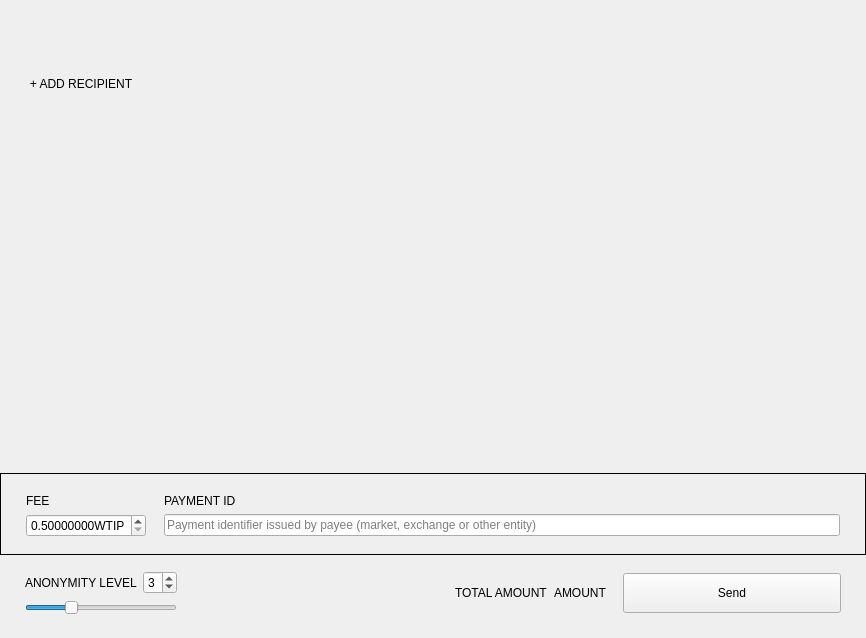
<?xml version="1.0" encoding="UTF-8"?>
<ui version="4.0">
 <class>SendFrame</class>
 <widget class="QFrame" name="SendFrame">
  <property name="geometry">
   <rect>
    <x>0</x>
    <y>0</y>
    <width>866</width>
    <height>638</height>
   </rect>
  </property>
  <property name="windowTitle">
   <string>Frame</string>
  </property>
  <property name="frameShape">
   <enum>QFrame::NoFrame</enum>
  </property>
  <property name="frameShadow">
   <enum>QFrame::Raised</enum>
  </property>
  <layout class="QVBoxLayout" name="verticalLayout">
   <property name="spacing">
    <number>5</number>
   </property>
   <property name="sizeConstraint">
    <enum>QLayout::SetDefaultConstraint</enum>
   </property>
   <property name="leftMargin">
    <number>0</number>
   </property>
   <property name="topMargin">
    <number>0</number>
   </property>
   <property name="rightMargin">
    <number>0</number>
   </property>
   <property name="bottomMargin">
    <number>0</number>
   </property>
   <item>
    <widget class="WalletGui::ResizableScrollArea" name="m_sendScrollarea">
     <property name="enabled">
      <bool>true</bool>
     </property>
     <property name="sizePolicy">
      <sizepolicy hsizetype="MinimumExpanding" vsizetype="Preferred">
       <horstretch>0</horstretch>
       <verstretch>0</verstretch>
      </sizepolicy>
     </property>
     <property name="autoFillBackground">
      <bool>false</bool>
     </property>
     <property name="styleSheet">
      <string notr="true"/>
     </property>
     <property name="frameShape">
      <enum>QFrame::NoFrame</enum>
     </property>
     <property name="sizeAdjustPolicy">
      <enum>QAbstractScrollArea::AdjustToContents</enum>
     </property>
     <property name="widgetResizable">
      <bool>true</bool>
     </property>
     <widget class="QWidget" name="scrollAreaWidgetContents">
      <property name="geometry">
       <rect>
        <x>0</x>
        <y>0</y>
        <width>866</width>
        <height>68</height>
       </rect>
      </property>
      <property name="sizePolicy">
       <sizepolicy hsizetype="Preferred" vsizetype="Preferred">
        <horstretch>0</horstretch>
        <verstretch>0</verstretch>
       </sizepolicy>
      </property>
      <property name="styleSheet">
       <string notr="true"/>
      </property>
      <layout class="QVBoxLayout" name="m_transfersLayout">
       <property name="spacing">
        <number>0</number>
       </property>
       <property name="sizeConstraint">
        <enum>QLayout::SetNoConstraint</enum>
       </property>
       <property name="leftMargin">
        <number>0</number>
       </property>
       <property name="topMargin">
        <number>0</number>
       </property>
       <property name="rightMargin">
        <number>0</number>
       </property>
       <property name="bottomMargin">
        <number>0</number>
       </property>
      </layout>
     </widget>
    </widget>
   </item>
   <item>
    <layout class="QHBoxLayout" name="horizontalLayout_2">
     <property name="spacing">
      <number>0</number>
     </property>
     <item>
      <spacer name="horizontalSpacer_3">
       <property name="orientation">
        <enum>Qt::Horizontal</enum>
       </property>
       <property name="sizeType">
        <enum>QSizePolicy::Fixed</enum>
       </property>
       <property name="sizeHint" stdset="0">
        <size>
         <width>25</width>
         <height>20</height>
        </size>
       </property>
      </spacer>
     </item>
     <item>
      <widget class="WalletGui::WalletNormalLinkLikeButton" name="m_addRecipientButton">
       <property name="cursor">
        <cursorShape>PointingHandCursor</cursorShape>
       </property>
       <property name="focusPolicy">
        <enum>Qt::NoFocus</enum>
       </property>
       <property name="text">
        <string>+ ADD RECIPIENT</string>
       </property>
       <property name="flat">
        <bool>true</bool>
       </property>
      </widget>
     </item>
     <item>
      <spacer name="horizontalSpacer_2">
       <property name="orientation">
        <enum>Qt::Horizontal</enum>
       </property>
       <property name="sizeHint" stdset="0">
        <size>
         <width>478</width>
         <height>17</height>
        </size>
       </property>
      </spacer>
     </item>
    </layout>
   </item>
   <item>
    <spacer name="verticalSpacer_2">
     <property name="orientation">
      <enum>Qt::Vertical</enum>
     </property>
     <property name="sizeType">
      <enum>QSizePolicy::MinimumExpanding</enum>
     </property>
     <property name="sizeHint" stdset="0">
      <size>
       <width>20</width>
       <height>20</height>
      </size>
     </property>
    </spacer>
   </item>
   <item>
    <widget class="QFrame" name="m_sendFeeFrame">
     <property name="frameShape">
      <enum>QFrame::Box</enum>
     </property>
     <property name="frameShadow">
      <enum>QFrame::Plain</enum>
     </property>
     <layout class="QGridLayout" name="gridLayout_2">
      <property name="leftMargin">
       <number>25</number>
      </property>
      <property name="topMargin">
       <number>20</number>
      </property>
      <property name="rightMargin">
       <number>25</number>
      </property>
      <property name="bottomMargin">
       <number>17</number>
      </property>
      <property name="horizontalSpacing">
       <number>18</number>
      </property>
      <item row="0" column="0">
       <widget class="WalletGui::WalletNormalGrayTextLabel" name="label_3">
        <property name="text">
         <string>FEE</string>
        </property>
       </widget>
      </item>
      <item row="0" column="1">
       <widget class="WalletGui::WalletNormalGrayTextLabel" name="m_paymentIdTextLabel">
        <property name="text">
         <string>PAYMENT ID</string>
        </property>
       </widget>
      </item>
      <item row="1" column="0">
       <widget class="QDoubleSpinBox" name="m_feeSpin">
        <property name="buttonSymbols">
         <enum>QAbstractSpinBox::UpDownArrows</enum>
        </property>
        <property name="suffix">
         <string notr="true">WTIP</string>
        </property>
        <property name="decimals">
         <number>8</number>
        </property>
        <property name="minimum">
         <double>0.500000000000000</double>
        </property>
        <property name="maximum">
         <double>1.000000000000000</double>
        </property>
        <property name="singleStep">
         <double>0.100000000000000</double>
        </property>
        <property name="value">
         <double>0.500000000000000</double>
        </property>
       </widget>
      </item>
      <item row="1" column="1">
       <widget class="WalletGui::ClearableLineEdit" name="m_paymentIdEdit">
        <property name="styleSheet">
         <string notr="true">[errorState=&quot;true&quot;] {
  border-color: #ef3131;
}</string>
        </property>
        <property name="placeholderText">
         <string>Payment identifier issued by payee (market, exchange or other entity)</string>
        </property>
       </widget>
      </item>
     </layout>
    </widget>
   </item>
   <item>
    <widget class="QFrame" name="m_mixinFrame">
     <property name="frameShape">
      <enum>QFrame::NoFrame</enum>
     </property>
     <property name="frameShadow">
      <enum>QFrame::Raised</enum>
     </property>
     <layout class="QGridLayout" name="gridLayout">
      <property name="leftMargin">
       <number>25</number>
      </property>
      <property name="topMargin">
       <number>11</number>
      </property>
      <property name="rightMargin">
       <number>25</number>
      </property>
      <property name="bottomMargin">
       <number>23</number>
      </property>
      <item row="0" column="2" rowspan="2">
       <widget class="QLabel" name="label">
        <property name="text">
         <string/>
        </property>
       </widget>
      </item>
      <item row="0" column="5" rowspan="2">
       <widget class="WalletGui::WalletExtraNormalBlackTextLabel" name="m_totalAmountLabel">
        <property name="text">
         <string>AMOUNT</string>
        </property>
        <property name="indent">
         <number>0</number>
        </property>
       </widget>
      </item>
      <item row="0" column="1">
       <widget class="QSpinBox" name="m_mixinSpin">
        <property name="minimum">
         <number>1</number>
        </property>
        <property name="maximum">
         <number>8</number>
        </property>
        <property name="value">
         <number>3</number>
        </property>
       </widget>
      </item>
      <item row="0" column="3" rowspan="2">
       <spacer name="horizontalSpacer">
        <property name="orientation">
         <enum>Qt::Horizontal</enum>
        </property>
        <property name="sizeType">
         <enum>QSizePolicy::Expanding</enum>
        </property>
        <property name="sizeHint" stdset="0">
         <size>
          <width>298</width>
          <height>20</height>
         </size>
        </property>
       </spacer>
      </item>
      <item row="1" column="0" colspan="2">
       <widget class="QSlider" name="m_mixinSlider">
        <property name="maximumSize">
         <size>
          <width>16777215</width>
          <height>16777215</height>
         </size>
        </property>
        <property name="minimum">
         <number>1</number>
        </property>
        <property name="maximum">
         <number>8</number>
        </property>
        <property name="pageStep">
         <number>1</number>
        </property>
        <property name="value">
         <number>3</number>
        </property>
        <property name="sliderPosition">
         <number>3</number>
        </property>
        <property name="tracking">
         <bool>false</bool>
        </property>
        <property name="orientation">
         <enum>Qt::Horizontal</enum>
        </property>
       </widget>
      </item>
      <item row="0" column="7" rowspan="2">
       <widget class="WalletGui::WalletLargeBlueButton" name="m_sendButton">
        <property name="sizePolicy">
         <sizepolicy hsizetype="Fixed" vsizetype="Fixed">
          <horstretch>0</horstretch>
          <verstretch>0</verstretch>
         </sizepolicy>
        </property>
        <property name="minimumSize">
         <size>
          <width>218</width>
          <height>40</height>
         </size>
        </property>
        <property name="maximumSize">
         <size>
          <width>218</width>
          <height>40</height>
         </size>
        </property>
        <property name="focusPolicy">
         <enum>Qt::NoFocus</enum>
        </property>
        <property name="text">
         <string>Send</string>
        </property>
       </widget>
      </item>
      <item row="0" column="4" rowspan="2">
       <widget class="WalletGui::WalletNormalGrayTextLabel" name="label_2">
        <property name="text">
         <string>TOTAL AMOUNT</string>
        </property>
       </widget>
      </item>
      <item row="0" column="0">
       <widget class="WalletGui::WalletNormalGrayTextLabel" name="m_mixinTextLabel">
        <property name="text">
         <string>ANONYMITY LEVEL</string>
        </property>
       </widget>
      </item>
      <item row="0" column="6" rowspan="2">
       <spacer name="horizontalSpacer_4">
        <property name="orientation">
         <enum>Qt::Horizontal</enum>
        </property>
        <property name="sizeType">
         <enum>QSizePolicy::Fixed</enum>
        </property>
        <property name="sizeHint" stdset="0">
         <size>
          <width>10</width>
          <height>20</height>
         </size>
        </property>
       </spacer>
      </item>
     </layout>
    </widget>
   </item>
  </layout>
 </widget>
 <customwidgets>
  <customwidget>
   <class>WalletGui::WalletNormalGrayTextLabel</class>
   <extends>QLabel</extends>
   <header>Gui/Common/WalletTextLabel.h</header>
  </customwidget>
  <customwidget>
   <class>WalletGui::WalletLargeBlueButton</class>
   <extends>QPushButton</extends>
   <header>Gui/Common/WalletBlueButton.h</header>
  </customwidget>
  <customwidget>
   <class>WalletGui::ClearableLineEdit</class>
   <extends>QLineEdit</extends>
   <header>Gui/Common/ClearableLineEdit.h</header>
  </customwidget>
  <customwidget>
   <class>WalletGui::ResizableScrollArea</class>
   <extends>QScrollArea</extends>
   <header>Gui/Common/ResizableScrollArea.h</header>
   <container>1</container>
  </customwidget>
  <customwidget>
   <class>WalletGui::WalletNormalLinkLikeButton</class>
   <extends>QPushButton</extends>
   <header>Gui/Common/WalletLinkLikeButton.h</header>
  </customwidget>
  <customwidget>
   <class>WalletGui::WalletExtraNormalBlackTextLabel</class>
   <extends>QLabel</extends>
   <header>Gui/Common/WalletTextLabel.h</header>
  </customwidget>
 </customwidgets>
 <tabstops>
  <tabstop>m_paymentIdEdit</tabstop>
  <tabstop>m_mixinSlider</tabstop>
  <tabstop>m_sendScrollarea</tabstop>
 </tabstops>
 <resources/>
 <connections>
  <connection>
   <sender>m_sendButton</sender>
   <signal>clicked()</signal>
   <receiver>SendFrame</receiver>
   <slot>sendClicked()</slot>
   <hints>
    <hint type="sourcelabel">
     <x>53</x>
     <y>561</y>
    </hint>
    <hint type="destinationlabel">
     <x>432</x>
     <y>294</y>
    </hint>
   </hints>
  </connection>
  <connection>
   <sender>m_mixinSlider</sender>
   <signal>valueChanged(int)</signal>
   <receiver>SendFrame</receiver>
   <slot>mixinValueChanged(int)</slot>
   <hints>
    <hint type="sourcelabel">
     <x>221</x>
     <y>520</y>
    </hint>
    <hint type="destinationlabel">
     <x>432</x>
     <y>294</y>
    </hint>
   </hints>
  </connection>
  <connection>
   <sender>m_addRecipientButton</sender>
   <signal>clicked()</signal>
   <receiver>SendFrame</receiver>
   <slot>addRecipientClicked()</slot>
   <hints>
    <hint type="sourcelabel">
     <x>78</x>
     <y>414</y>
    </hint>
    <hint type="destinationlabel">
     <x>432</x>
     <y>294</y>
    </hint>
   </hints>
  </connection>
  <connection>
   <sender>m_paymentIdEdit</sender>
   <signal>textChanged(QString)</signal>
   <receiver>SendFrame</receiver>
   <slot>validatePaymentId(QString)</slot>
   <hints>
    <hint type="sourcelabel">
     <x>538</x>
     <y>521</y>
    </hint>
    <hint type="destinationlabel">
     <x>432</x>
     <y>318</y>
    </hint>
   </hints>
  </connection>
  <connection>
   <sender>m_mixinSpin</sender>
   <signal>valueChanged(int)</signal>
   <receiver>SendFrame</receiver>
   <slot>mixinValueChanged(int)</slot>
   <hints>
    <hint type="sourcelabel">
     <x>201</x>
     <y>575</y>
    </hint>
    <hint type="destinationlabel">
     <x>432</x>
     <y>318</y>
    </hint>
   </hints>
  </connection>
 </connections>
 <slots>
  <slot>sendClicked()</slot>
  <slot>clearAllClicked()</slot>
  <slot>addRecipientClicked()</slot>
  <slot>mixinValueChanged(int)</slot>
  <slot>validatePaymentId(QString)</slot>
 </slots>
</ui>
